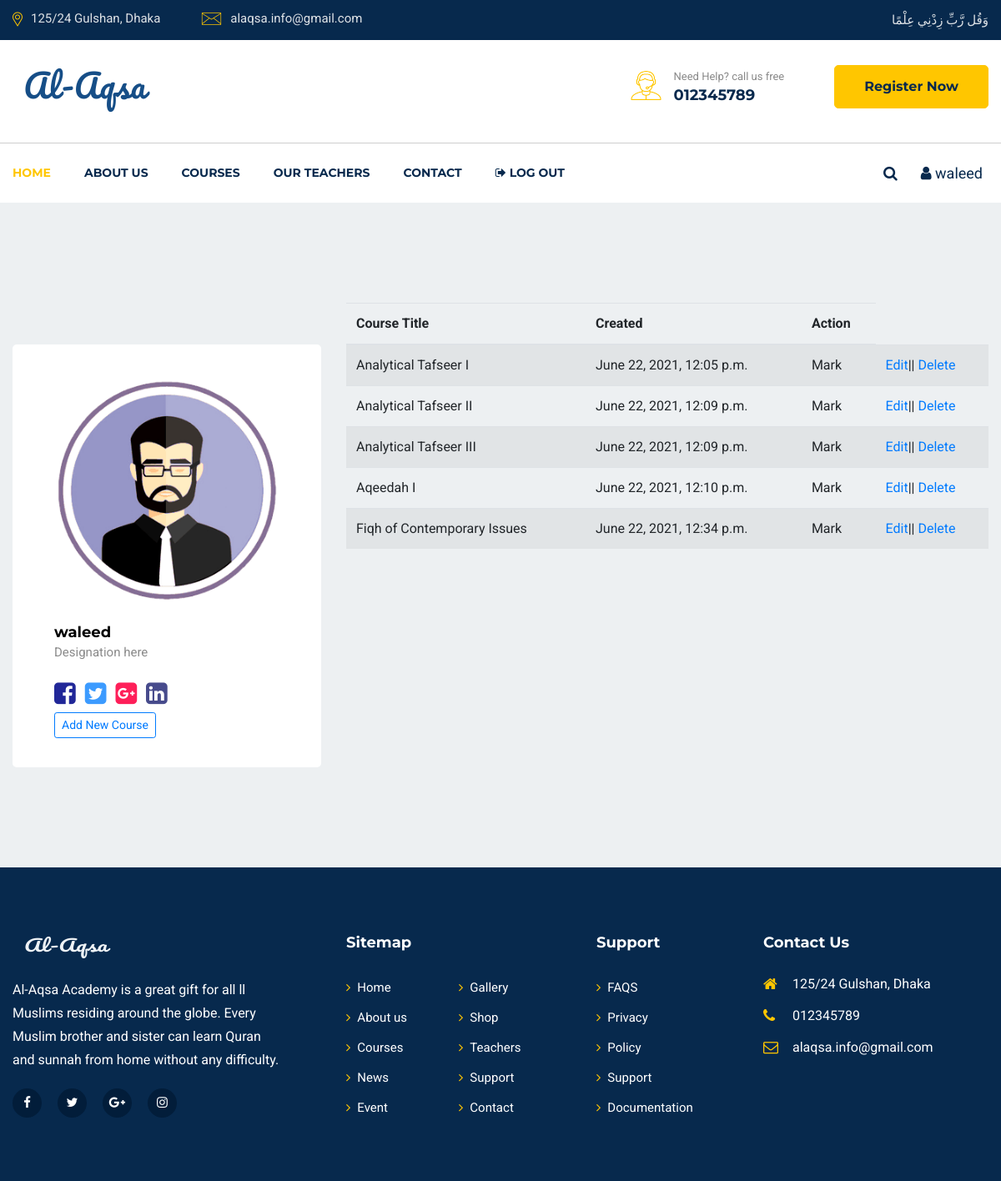
Screenshot of /profile/ (signed in) with the database file from the repository.
### aqsa/models.py (models this page shows, shortened)
class Setting(models.Model):
    header_logo = models.ImageField(blank=True, upload_to='logo/')
    footer_logo = models.ImageField(blank=True, upload_to='logo/')
    short_description = models.TextField()
    helpline = models.CharField(blank=True, max_length=50)
    address = models.CharField(blank=True, max_length=150)
    official_mail=models.CharField(blank=True, max_length=50)
    created_at = models.DateTimeField(auto_now_add=True)
    updated_at = models.DateTimeField(auto_now=True)

class Tutor(models.Model):
    name = models.ForeignKey(User, on_delete=models.CASCADE)
    email = models.CharField(blank=True, max_length=50)
    phone = models.CharField(blank=True, max_length=15)
    details = models.TextField(blank=True)
    achievement = models.TextField(blank=True)
    photo = models.ImageField(blank=True, upload_to='tutor_images/')
    facebook = models.URLField(blank=True, max_length=50)
    instagram = models.URLField(blank=True, max_length=50)
    twitter = models.URLField(blank=True, max_length=50)
    created_at = models.DateTimeField(auto_now_add=True)
    updated_at = models.DateTimeField(auto_now=True)

class Course(models.Model):
    instructor = models.ForeignKey(Tutor, on_delete=models.CASCADE)
    course_title = models.CharField(max_length=150)
    category = models.ForeignKey(CourseCategory, on_delete=models.CASCADE)
    durations = models.CharField(max_length=100)
    overview = models.TextField()
    thumbnail_image = models.ImageField(blank=True, upload_to='course_thumnail/')
    video = models.FileField(upload_to='videos/', blank=True)
    popular = models.BooleanField(default=False, blank=True)
    created_at = models.DateTimeField(auto_now_add=True)
    updated_at = models.DateTimeField(auto_now=True)

### aqsa/views.py (the view, shortened to what this page needs)
# urls.py: path('profile/', getProfile, name="instructor-profile"),
@login_required
def getProfile(request):
    settings_data = get_object_or_404(Setting, id=1)
    teacher = get_object_or_404(User, id = request.user.id)
    teacher_profile = Tutor.objects.filter(name=teacher.id)
    if teacher_profile:
        tutor_user = get_object_or_404(Tutor, name=request.user.id)
        course = Course.objects.filter(instructor=tutor_user.id)
        return render(request, 'profile.html', {"course":course, "tutor_user":tutor_user, "settings_data":settings_data,})

### templates/profile.html
{% load static %}
{% load crispy_forms_tags %}
    {% include 'header.html' %}
<section id="courses-part" class="pt-120 pb-120 gray-bg">
<div class="container">
    <div class="row">
        <div class="col-lg-4 col-md-8">
            <div class="teachers-left mt-50">
                <div class="hero">
                    <img src="{{tutor_user.photo.url}}" alt="Teachers">
                </div>
                <div class="name">
                    <h6>{{tutor_user.name}}</h6>
                    <span>Designation here</span>
                </div>
                <div class="social">
                    <ul>
                        <li><a href="#"><i class="fa fa-facebook-square"></i></a></li>
                        <li><a href="#"><i class="fa fa-twitter-square"></i></a></li>
                        <li><a href="#"><i class="fa fa-google-plus-square"></i></a></li>
                        <li><a href="#"><i class="fa fa-linkedin-square"></i></a></li><br>
                        <a href="{% url 'create' %}" class="btn btn-sm btn-outline-primary ">Add New Course</a>
                    </ul>
                </div>
            </div>
        </div>
        <div class="col-lg-8">
            <table class="table table-striped">
                <thead>
                  <tr>
                    <th scope="col">Course Title</th>
                    <th scope="col">Created</th>
                    <th scope="col">Action</th>
                  </tr>
                </thead>
                <tbody>
                    {% for c in course %}
                  <tr>
                    <td>{{c.course_title}}</td>
                    <td>{{c.created_at}}</td>
                    <td>Mark</td>
                    <td><a href="{% url 'update-course' id=c.id %}">Edit</a>|| <a href="{% url 'delete-course' id=c.id %}">Delete</a></td>
                  </tr>
                  {% endfor %}
                </tbody>
              </table>
        </div>
    </div>
</div>
</section>
  {% include 'footer.html' %}

### templates/header.html (shortened to what this page needs)
{% load static %}
<!doctype html>
<html lang="en">
<head>
    <link rel="stylesheet" href="{%static ''%}css/slick.css">
    <link rel="stylesheet" href="{%static ''%}css/animate.css">
    <link rel="stylesheet" href="{%static ''%}css/nice-select.css">
    <link rel="stylesheet" href="{%static ''%}css/jquery.nice-number.min.css">
    <link rel="stylesheet" href="{%static ''%}css/magnific-popup.css">
    <link rel="stylesheet" href="{%static ''%}css/bootstrap.min.css">
    <link rel="stylesheet" href="{%static ''%}css/font-awesome.min.css">
    <link rel="stylesheet" href="{%static ''%}css/default.css">
    <link rel="stylesheet" href="{%static ''%}css/style.css">
    <link rel="stylesheet" href="{%static ''%}css/responsive.css">
</head>
<body>
    <header id="header-part">
        <div class="header-top d-none d-lg-block">
            <div class="container">
                <div class="row">
                    <div class="col-lg-6">
                        <div class="header-contact text-lg-left text-center">
                            <ul>
                                <li><img src="{%static ''%}images/all-icon/map.png"
                                        alt="icon"><span>{{settings_data.address}}</span></li>
                                <li><img src="{%static ''%}images/all-icon/email.png"
                                        alt="icon"><span>{{settings_data.official_mail}}</span></li>
                            </ul>
                        </div>
                    </div>
                    <div class="col-lg-6">
                        <div class="header-opening-time text-lg-right text-center">
                            <p>وَقُل رَّبِّ زِدْنِي عِلْمًا </p>
                        </div>
                    </div>
                </div>
            </div>
        </div>
        <div class="header-logo-support pt-30 pb-30">
            <div class="container">
                <div class="row">
                    <div class="col-lg-4 col-md-4">
                        <div class="logo">
                            <a href="{% url 'index' %}">
                                <img src="{{settings_data.header_logo.url}}" alt="Logo">
                            </a>
                        </div>
                    </div>
                    <div class="col-lg-8 col-md-8">
                        <div class="support-button float-right d-none d-md-block">
                            <div class="support float-left">
                                <div class="icon">
                                    <img src="{%static ''%}images/all-icon/support.png" alt="icon">
                                </div>
                                <div class="cont">
                                    <p>Need Help? call us free</p>
                                    <span>{{settings_data.helpline}}</span>
                                </div>
                            </div>
                            <div class="button float-left">
                                <a href="{% url 'register' %}" class="main-btn">Register Now</a>
                            </div>
                        </div>
                    </div>
                </div>
            </div>
        </div>
        <div class="navigation">
            <div class="container">
                <div class="row">
                    <div class="col-lg-10 col-md-10 col-sm-9 col-8">
                        <nav class="navbar navbar-expand-lg">
                            <div class="collapse navbar-collapse sub-menu-bar" id="navbarSupportedContent">
                                <ul class="navbar-nav mr-auto">
                                    <li class="nav-item">
                                        <a class="active" href="{% url 'index' %}">Home</a>
                                    </li>
                                    <li class="nav-item">
                                        <a href="{% url 'about-us' %}">About us</a>
                                    </li>
                                    <li class="nav-item">
                                        <a href="{% url 'all-course' %}">Courses</a>
                                    </li>
                                    <li class="nav-item">
                                        <a href="{% url 'all-teacher' %}">Our teachers</a>
                                    </li>
                                    <li class="nav-item">
                                        <a href="{% url 'contact-us' %}">Contact</a>
                                    </li>
                                    {% if request.user.is_authenticated %}
                                    <li class="nav-item">
                                        <a href="{% url 'logout' %}"><i class="fa fa-sign-out"></i> Log Out</a>
                                    </li>
                                    {% else %}
                                    <li class="nav-item">
                                        <a href="{% url 'login' %}">Log In</a>
                                    </li>
                                    {% endif %}
                                </ul>
                            </div>
                        </nav>
                    </div>
                    <div class="col-lg-2 col-md-2 col-sm-3 col-4">
                        <div class="right-icon text-right">
                            <ul>
                                <li><a href="#" id="search"><i class="fa fa-search"></i></a></li>
                                {% if request.user.is_authenticated %}
                                <li><a href="{% url 'instructor-profile' %}"><i class="fa fa-user"></i> {{user}}</a>
                                </li>
                                {% endif %}
                            </ul>
                        </div>
                    </div>
                </div>
            </div>
        </div>
    </header>

### templates/footer.html (shortened to what this page needs)
{% load static %}
<footer id="footer-part">
    <div class="footer-top pt-40 pb-70">
        <div class="container">
            <div class="row">
                <div class="col-lg-4 col-md-6">
                    <div class="footer-about mt-40">
                        <div class="logo">
                            <a href="#"><img src="{{settings_data.footer_logo.url}}" alt="Logo"></a>
                        </div>
                        <p>{{settings_data.short_description}}</p>
                        <ul class="mt-20">
                            <li><a href="#"><i class="fa fa-facebook-f"></i></a></li>
                            <li><a href="#"><i class="fa fa-twitter"></i></a></li>
                            <li><a href="#"><i class="fa fa-google-plus"></i></a></li>
                            <li><a href="#"><i class="fa fa-instagram"></i></a></li>
                        </ul>
                    </div>
                </div>
                <div class="col-lg-3 col-md-6 col-sm-6">
                    <div class="footer-link mt-40">
                        <div class="footer-title pb-25">
                            <h6>Sitemap</h6>
                        </div>
                        <ul>
                            <li><a href="index-2.html"><i class="fa fa-angle-right"></i>Home</a></li>
                            <li><a href="about.html"><i class="fa fa-angle-right"></i>About us</a></li>
                            <li><a href="courses.html"><i class="fa fa-angle-right"></i>Courses</a></li>
                            <li><a href="blog.html"><i class="fa fa-angle-right"></i>News</a></li>
                            <li><a href="events.html"><i class="fa fa-angle-right"></i>Event</a></li>
                        </ul>
                        <ul>
                            <li><a href="#"><i class="fa fa-angle-right"></i>Gallery</a></li>
                            <li><a href="shop.html"><i class="fa fa-angle-right"></i>Shop</a></li>
                            <li><a href="teachers.html"><i class="fa fa-angle-right"></i>Teachers</a></li>
                            <li><a href="#"><i class="fa fa-angle-right"></i>Support</a></li>
                            <li><a href="contact.html"><i class="fa fa-angle-right"></i>Contact</a></li>
                        </ul>
                    </div>
                </div>
                <div class="col-lg-2 col-md-6 col-sm-6">
                    <div class="footer-link support mt-40">
                        <div class="footer-title pb-25">
                            <h6>Support</h6>
                        </div>
                        <ul>
                            <li><a href="#"><i class="fa fa-angle-right"></i>FAQS</a></li>
                            <li><a href="#"><i class="fa fa-angle-right"></i>Privacy</a></li>
                            <li><a href="#"><i class="fa fa-angle-right"></i>Policy</a></li>
                            <li><a href="#"><i class="fa fa-angle-right"></i>Support</a></li>
                            <li><a href="#"><i class="fa fa-angle-right"></i>Documentation</a></li>
                        </ul>
                    </div>
                </div>
                <div class="col-lg-3 col-md-6">
                    <div class="footer-address mt-40">
                        <div class="footer-title pb-25">
                            <h6>Contact Us</h6>
                        </div>
                        <ul>
                            <li>
                                <div class="icon">
                                    <i class="fa fa-home"></i>
                                </div>
                                <div class="cont">
                                    <p>{{settings_data.address}}</p>
                                </div>
                            </li>
                            <li>
                                <div class="icon">
                                    <i class="fa fa-phone"></i>
                                </div>
                                <div class="cont">
                                    <p>{{settings_data.helpline}}</p>
                                </div>
                            </li>
                            <li>
                                <div class="icon">
                                    <i class="fa fa-envelope-o"></i>
                                </div>
                                <div class="cont">
                                    <p>{{settings_data.official_mail}}</p>
                                </div>
                            </li>
                        </ul>
                    </div>
                </div>
            </div>
        </div>
    </div>
</footer>
</body>
</html>

### static/css/default.css (style rules this page uses)
.mt-20 { margin-top: 20px; }
.mt-40 { margin-top: 40px; }
.mt-50 { margin-top: 50px; }
.pt-30 { padding-top: 30px; }
.pt-40 { padding-top: 40px; }
.pt-120 { padding-top: 120px; }
.pb-25 { padding-bottom: 25px; }
.pb-30 { padding-bottom: 30px; }
.pb-70 { padding-bottom: 70px; }
.pb-120 { padding-bottom: 120px; }
.gray-bg { background: #edf0f2; }

### rows the page displays
Setting: address "125/24 Gulshan, Dhaka", official_mail "alaqsa.info@gmail.com", header_logo (picture), helpline "012345789", footer_logo (picture), short_description "Al-Aqsa Academy is a great gift for all ll Muslims residing around the globe. Every Muslim brother and sister can learn Quran and sunnah from home without any difficulty."
Tutor: photo (picture), name "waleed"
Course: course_title "Analytical Tafseer I", created_at "June 22, 2021, 12:05 p.m."
Course: course_title "Analytical Tafseer II", created_at "June 22, 2021, 12:09 p.m."
Course: course_title "Analytical Tafseer III", created_at "June 22, 2021, 12:09 p.m."
Course: course_title "Aqeedah I", created_at "June 22, 2021, 12:10 p.m."
Course: course_title "Fiqh of Contemporary Issues", created_at "June 22, 2021, 12:34 p.m."

### other values shown
{{ user }} "waleed"
